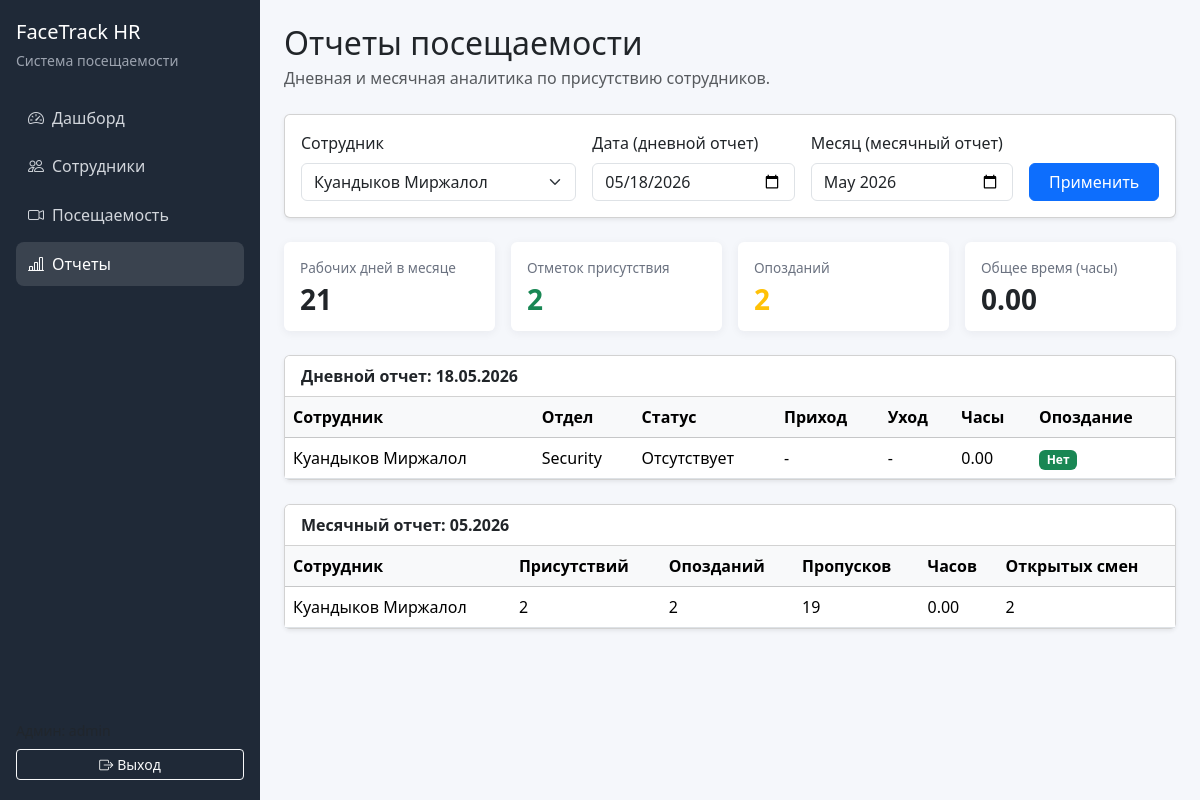
The page /reports/?employee_id=2 (signed in) on the database its author committed.
### app/models.py (models this page shows)
class TimestampMixin:
    created_at = db.Column(db.DateTime, default=datetime.utcnow, nullable=False)
    updated_at = db.Column(
        db.DateTime,
        default=datetime.utcnow,
        onupdate=datetime.utcnow,
        nullable=False,
    )

class Employee(TimestampMixin, db.Model):
    __tablename__ = "employees"
    id = db.Column(db.Integer, primary_key=True)
    full_name = db.Column(db.String(150), nullable=False, index=True)
    department_id = db.Column(db.Integer, db.ForeignKey("departments.id"), nullable=True)
    position = db.Column(db.String(120), nullable=False)
    phone = db.Column(db.String(30), nullable=True)
    email = db.Column(db.String(120), nullable=True, unique=True)
    photo_filename = db.Column(db.String(255), nullable=True)
    face_encoding = db.Column(db.Text, nullable=True)
    is_active = db.Column(db.Boolean, default=True, nullable=False)
    department = db.relationship("Department", back_populates="employees")
    attendances = db.relationship(
        "Attendance",
        back_populates="employee",
        cascade="all, delete-orphan",
        lazy=True,
    )

class Department(TimestampMixin, db.Model):
    __tablename__ = "departments"
    id = db.Column(db.Integer, primary_key=True)
    name = db.Column(db.String(100), unique=True, nullable=False)
    employees = db.relationship("Employee", back_populates="department", lazy=True)

### app/routes/reports.py (the view)
@reports_bp.route("/")
@login_required
def index():
    today = date.today()
    selected_date_raw = (request.args.get("date") or today.isoformat()).strip()
    selected_month_raw = (request.args.get("month") or today.strftime("%Y-%m")).strip()
    employee_id_raw = (request.args.get("employee_id") or "").strip()
    try:
        selected_date = datetime.strptime(selected_date_raw, "%Y-%m-%d").date()
    except ValueError:
        selected_date = today
    try:
        selected_month = datetime.strptime(selected_month_raw, "%Y-%m")
        year, month = selected_month.year, selected_month.month
    except ValueError:
        year, month = today.year, today.month
        selected_month_raw = today.strftime("%Y-%m")
    employee_id = int(employee_id_raw) if employee_id_raw.isdigit() else None
    daily_report = build_daily_report(selected_date, employee_id)
    monthly_report = build_monthly_report(year, month, employee_id)
    employees = Employee.query.filter_by(is_active=True).order_by(Employee.full_name.asc()).all()
    return render_template(
        "reports/index.html",
        daily_report=daily_report,
        monthly_report=monthly_report,
        employees=employees,
        selected_date=selected_date.isoformat(),
        selected_month=selected_month_raw,
        selected_employee_id=employee_id,
    )

### app/services/analytics_service.py (called while the page is built)
def _working_days_in_month(year: int, month: int) -> int:
    days_in_month = monthrange(year, month)[1]
    count = 0
    for day in range(1, days_in_month + 1):
        current = date(year, month, day)
        if current.weekday() < 5:
            count += 1
    return count

def _format_timedelta_hours(start_dt, end_dt) -> float:
    if not start_dt or not end_dt or end_dt < start_dt:
        return 0.0
    return round((end_dt - start_dt).total_seconds() / 3600, 2)

### app/utils.py (called while the page is built)
def login_required(view_func):
    @wraps(view_func)
    def wrapped_view(*args, **kwargs):
        if not session.get("admin_id"):
            flash("Войдите в систему, чтобы продолжить.", "warning")
            return redirect(url_for("auth.login"))
        return view_func(*args, **kwargs)
    return wrapped_view

### app/templates/reports/index.html (shortened to what this page needs)
{% extends "base.html" %}
{% block content %}
<div class="d-flex flex-wrap justify-content-between align-items-center mb-4">
    <div>
        <h2 class="mb-1">Отчеты посещаемости</h2>
        <p class="text-muted mb-0">Дневная и месячная аналитика по присутствию сотрудников.</p>
    </div>
</div>
<div class="card shadow-sm mb-4">
    <div class="card-body">
        <form method="get" class="row g-3">
            <div class="col-md-4">
                <label class="form-label">Сотрудник</label>
                <select class="form-select" name="employee_id">
                    {% for employee in employees %}
                        <option
                            value="{{ employee.id }}"
                            {% if selected_employee_id == employee.id %}selected{% endif %}
                        >
                            {{ employee.full_name }}
                        </option>
                    {% endfor %}
                </select>
            </div>
            <div class="col-md-3">
                <label class="form-label">Дата (дневной отчет)</label>
                <input type="date" class="form-control" name="date" value="{{ selected_date }}">
            </div>
            <div class="col-md-3">
                <label class="form-label">Месяц (месячный отчет)</label>
                <input type="month" class="form-control" name="month" value="{{ selected_month }}">
            </div>
            <div class="col-md-2 d-grid">
                <button class="btn btn-primary" type="submit">Применить</button>
            </div>
        </form>
    </div>
</div>
<div class="row g-3 mb-4">
    <div class="col-md-3">
        <div class="card stat-card h-100">
            <div class="card-body">
                <div class="stat-label">Рабочих дней в месяце</div>
                <div class="stat-value">{{ monthly_report.summary.working_days }}</div>
            </div>
        </div>
    </div>
    <div class="col-md-3">
        <div class="card stat-card h-100">
            <div class="card-body">
                <div class="stat-label">Отметок присутствия</div>
                <div class="stat-value text-success">{{ monthly_report.summary.total_present_marks }}</div>
            </div>
        </div>
    </div>
    <div class="col-md-3">
        <div class="card stat-card h-100">
            <div class="card-body">
                <div class="stat-label">Опозданий</div>
                <div class="stat-value text-warning">{{ monthly_report.summary.total_late_marks }}</div>
            </div>
        </div>
    </div>
    <div class="col-md-3">
        <div class="card stat-card h-100">
            <div class="card-body">
                <div class="stat-label">Общее время (часы)</div>
                <div class="stat-value">{{ "%.2f"|format(monthly_report.summary.total_hours) }}</div>
            </div>
        </div>
    </div>
</div>
<div class="card shadow-sm mb-4">
    <div class="card-header bg-white">
        <strong>Дневной отчет: {{ daily_report.date.strftime("%d.%m.%Y") }}</strong>
    </div>
    <div class="table-responsive">
        <table class="table table-hover align-middle mb-0">
            <thead class="table-light">
            <tr>
                <th>Сотрудник</th>
                <th>Отдел</th>
                <th>Статус</th>
                <th>Приход</th>
                <th>Уход</th>
                <th>Часы</th>
                <th>Опоздание</th>
            </tr>
            </thead>
            <tbody>
            {% for row in daily_report.rows %}
                <tr>
                    <td>{{ row.employee.full_name }}</td>
                    <td>{{ row.employee.department.name if row.employee.department else "Без отдела" }}</td>
                    <td>{{ row.status }}</td>
                    <td>{{ row.check_in.strftime("%H:%M:%S") if row.check_in else "-" }}</td>
                    <td>{{ row.check_out.strftime("%H:%M:%S") if row.check_out else "-" }}</td>
                    <td>{{ "%.2f"|format(row.worked_hours) }}</td>
                    <td>
                        {% if row.is_late %}
                            <span class="badge bg-warning text-dark">Да</span>
                        {% else %}
                            <span class="badge bg-success">Нет</span>
                        {% endif %}
                    </td>
                </tr>
            {% else %}
                <tr>
                    <td colspan="7" class="text-center py-4 text-muted">Нет данных за выбранную дату.</td>
                </tr>
            {% endfor %}
            </tbody>
        </table>
    </div>
</div>
<div class="card shadow-sm">
    <div class="card-header bg-white">
        <strong>Месячный отчет: {{ monthly_report.month_label }}</strong>
    </div>
    <div class="table-responsive">
        <table class="table table-hover align-middle mb-0">
            <thead class="table-light">
            <tr>
                <th>Сотрудник</th>
                <th>Присутствий</th>
                <th>Опозданий</th>
                <th>Пропусков</th>
                <th>Часов</th>
                <th>Открытых смен</th>
            </tr>
            </thead>
            <tbody>
            {% for row in monthly_report.rows %}
                <tr>
                    <td>{{ row.employee.full_name }}</td>
                    <td>{{ row.present_days }}</td>
                    <td>{{ row.late_days }}</td>
                    <td>{{ row.absences }}</td>
                    <td>{{ "%.2f"|format(row.total_hours) }}</td>
                    <td>{{ row.open_sessions }}</td>
                </tr>
            {% else %}
                <tr>
                    <td colspan="6" class="text-center py-4 text-muted">Нет данных за выбранный месяц.</td>
                </tr>
            {% endfor %}
            </tbody>
        </table>
    </div>
</div>
{% endblock %}

### app/static/css/style.css (style rules this page uses)
:root { --sidebar-bg: #1f2937; --sidebar-link: #d1d5db; --sidebar-link-active: #ffffff; --main-bg: #f5f7fb; }
body { background: var(--main-bg); }
.stat-card { border: 0; box-shadow: 0 2px 10px rgba(31, 41, 55, 0.06); }
.stat-label { font-size: 0.85rem; color: #6b7280; }
.stat-value { font-size: 1.75rem; font-weight: 700; line-height: 1.15; margin-top: 0.25rem; }

### rows shown on the page
Employee: employee.full_name "Куандыков Миржалол", employee.full_name "Куандыков Миржалол"
Department: employee.department "Security"

### other values the page prints
{{ monthly_report.summary.working_days }} "21"
{{ monthly_report.summary.total_present_marks }} "2"
{{ monthly_report.summary.total_late_marks }} "2"
{{ "%.2f"|format(monthly_report.summary.total_hours) }} "0.00"
{{ daily_report.date.strftime("%d.%m.%Y") }} "18.05.2026"
{{ row.status }} "Отсутствует"
{{ row.check_in.strftime("%H:%M:%S") if row.check_in else "-" }} "-"
{{ row.check_out.strftime("%H:%M:%S") if row.check_out else "-" }} "-"
{{ "%.2f"|format(row.worked_hours) }} "0.00"
{{ monthly_report.month_label }} "05.2026"
{{ row.present_days }} "2"
{{ row.late_days }} "2"
{{ row.absences }} "19"
{{ "%.2f"|format(row.total_hours) }} "0.00"
{{ row.open_sessions }} "2"
